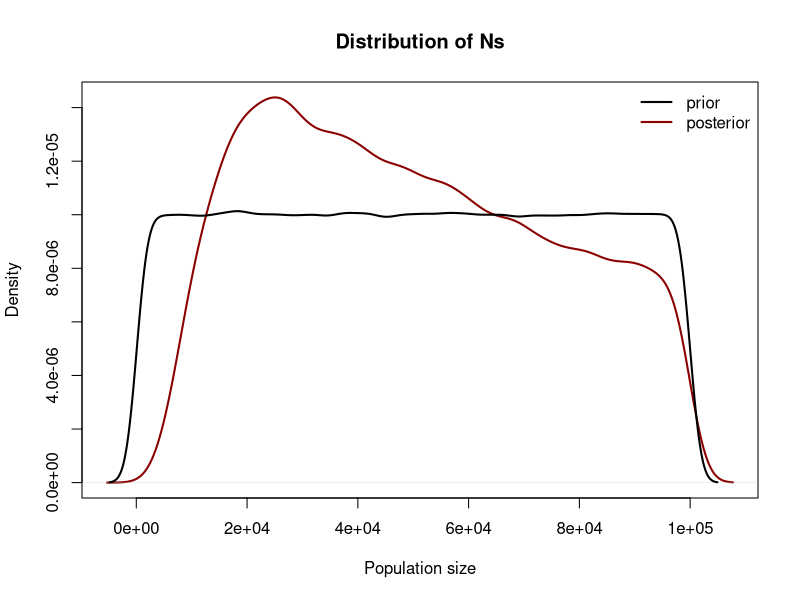
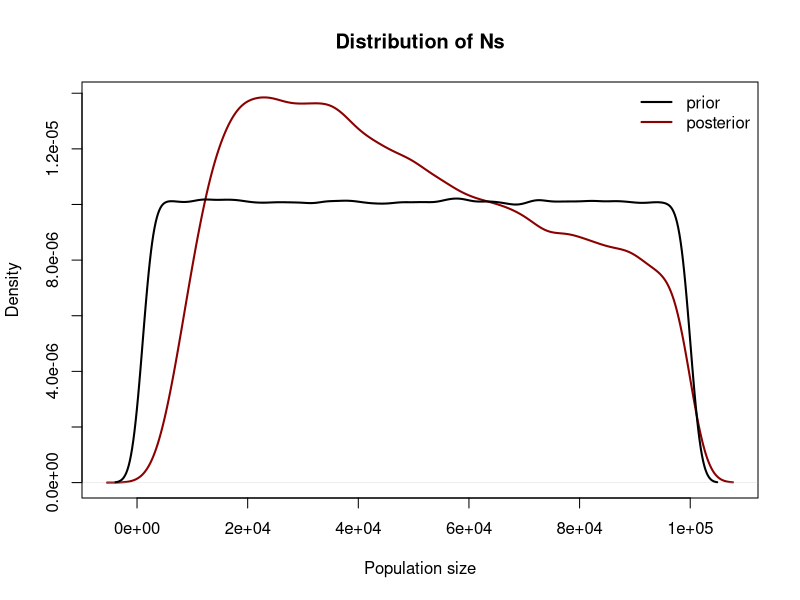
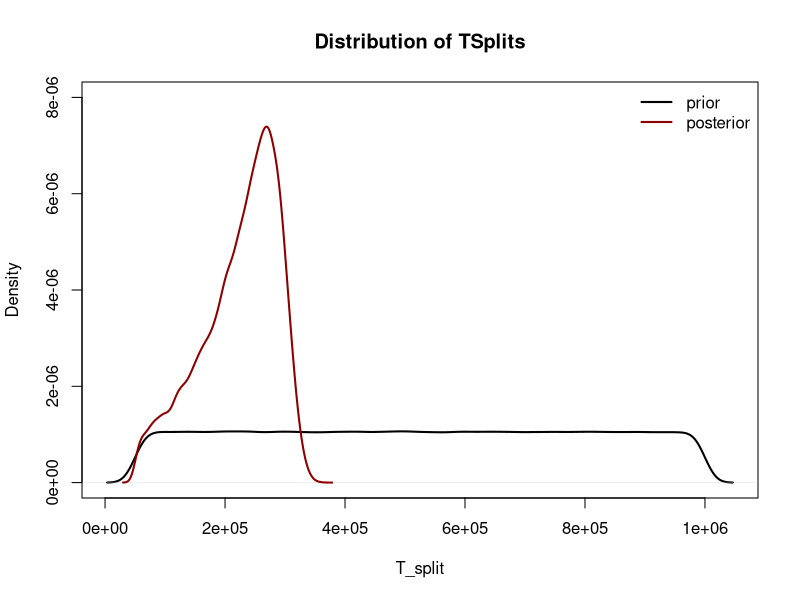
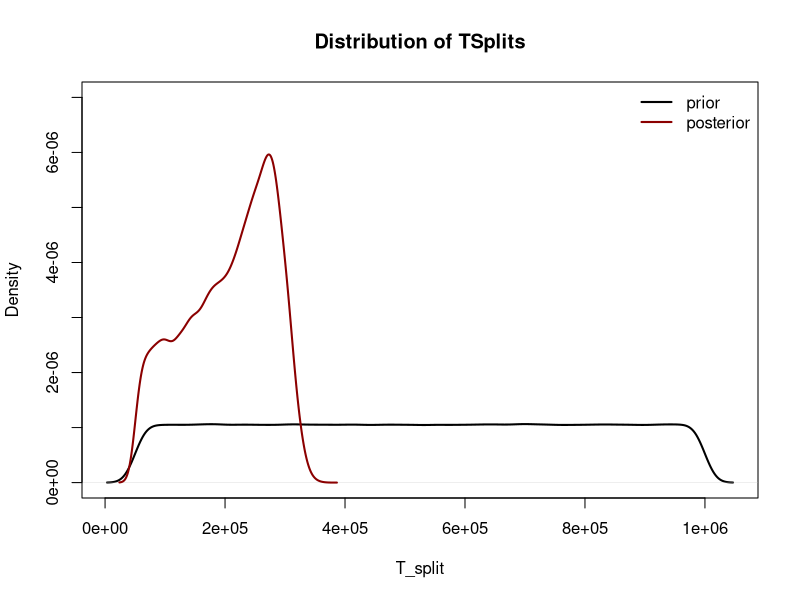
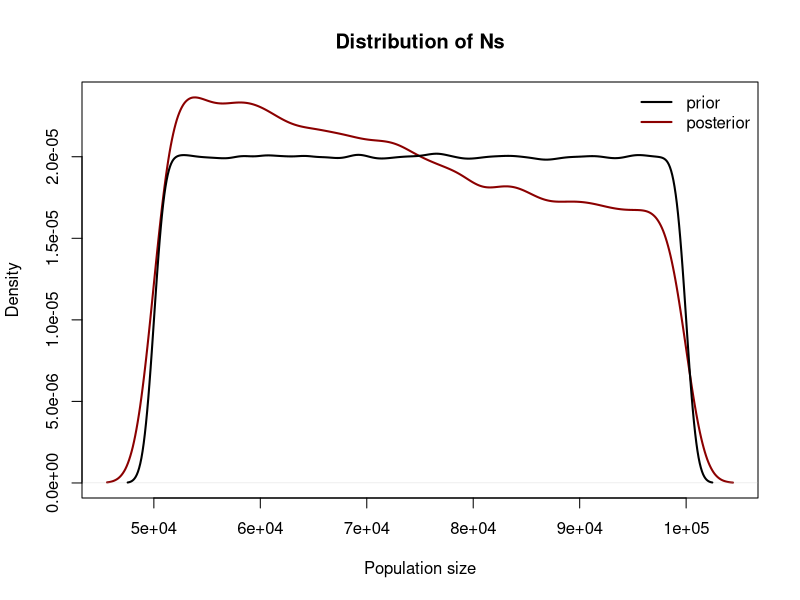
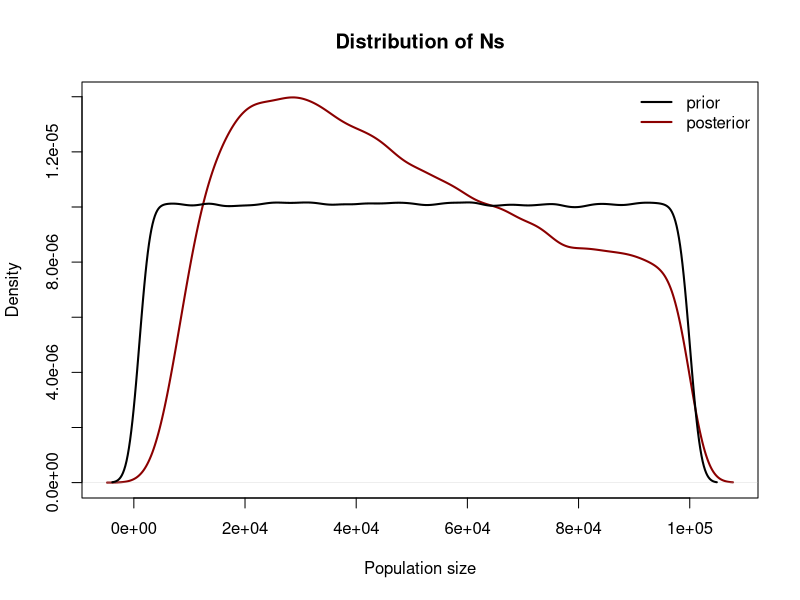
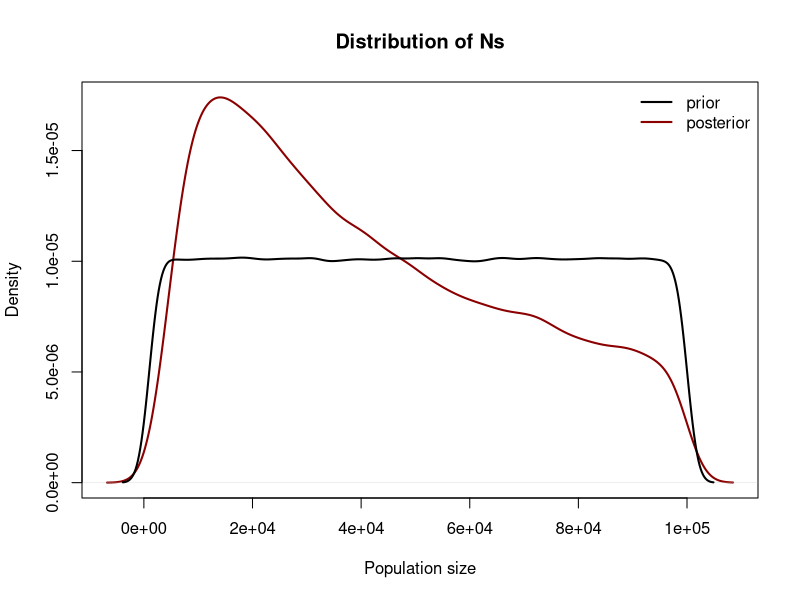

Source code (R) for these figures, in order:
## ---- chunk 1

generate_snp_counts <- function(reps = 1e6, min_n = 100, max_n = 100000, mu = 1e-8, 
                                bps = 100000, autosome = F, observed_snps = 50,
                                num_independent_sites = 1) {
  
  # Part A: Draw Ns from distribution --------
  N <- runif(reps, min_n, max_n)

  # Part B: For each value of N, simulate a TMRCA.
  if(!autosome) {
    rates <- 1/N
  } else { # If an autosome, we are working on estimating 2N- think about this more
    rates <- 1/(2*N*num_independent_sites) 
  }
  coal_times <- rexp(reps, rates)
  net_mutation_rates <- 2*mu*bps*coal_times
  
  # Part C: For each TMRCA, add a Poisson distributed number of mutations
  num_snps <- rpois(reps, net_mutation_rates)
  lineages <- cbind(N, coal_times, num_snps)
  
  # Part D: d) We now need to decide which of the million draws from the priors to accept 
             # i.e. which are "close enough". Here, close enough is defined as 45 - 55
  accept <- subset(lineages, lineages[,3] >= 0.9*observed_snps & lineages[,3] <= 1.1*observed_snps)
  
  # Return
  return(list("all" = data.frame(lineages), "accepted" = data.frame(accept)))
}
## ---- chunk 2
reps <- 1e6
min <- 100; max <- 100000
mu <- 1e-8
bps <- 100000

q1_full <- generate_snp_counts(reps = reps, min_n = min, max_n = max, mu = mu, bps = bps, 
                               autosome = F, observed_snps = 50)
q1_prior <- q1_full$all
q1_posterior <- q1_full$accepted
## ---- chunk 3
# Make sure the prior was set up well ---------
# N should be distributed between 100 and 100000
min(q1_prior$N); max(q1_prior$N)
# mean of uniform = (min+max)/2
mean(q1_prior$N); (min+max)/2

# Mean of coal_time should be mean of N- not sure this is also expected SD since it's 
# sampling from a range
mean(q1_prior$coal_times); sd(q1_prior$coal_times)

# Mean number of SNPs should be equal to 2*N*mu*bps
mean(q1_prior$num_snps); mean(2*mu*q1_prior$N*bps)


# Make sure that we accepted the right things -------
# Should be between 45 and 55-
min(q1_posterior$num_snps); max(q1_posterior$num_snps)

# Percent of rows we accepted-
nrow(q1_posterior)/nrow(q1_prior)
## ---- chunk 4
combined_density_plot <- function(xx) {
  all <- xx$all
  accepts <- xx$accepted
  
  plot(density(accepts[,"N"]), main = "Distribution of Ns", xlab = "Population size", 
       col = "darkred", lwd = 2)
  lines(density(all[,"N"]), lwd = 2)
  legend("topright", lty = 1, col = c("black", "darkred"), legend = c("prior", "posterior"), 
       bty = "n", lwd = 2)
}

## ---- chunk 5
combined_density_plot(q1_full)
## ---- chunk 6
# Metrics on accepted Ns
mean(q1_posterior$N)
median(q1_posterior$N)
quantile(q1_posterior$N, c(0.025, 0.975))
## ---- chunk 7
reps <- 1e6
min <- 1000; max <- 100000
mu <- 1e-8
bps <- 100000

q6_full <- generate_snp_counts(reps = reps, min_n = min, max_n = max, mu = mu, bps = bps, 
                               autosome = F, observed_snps = 50)

q6_prior <- q6_full$all
q6_posterior <- q6_full$accepted
## ---- chunk 8
# Make sure the prior was set up well ---------
# N should be distributed between 1000 and 100000
min(q6_prior$N); max(q6_prior$N)
# mean of uniform = (min+max)/2
mean(q6_prior$N); (min+max)/2

# Mean of coal_time should be mean of N- not sure this is also expected SD since it's sampling 
# from a range
mean(q6_prior$coal_times); sd(q6_prior$coal_times)

# Mean number of SNPs should be equal to 2*N*mu*bps
mean(q6_prior$num_snps); mean(2*mu*q6_prior$N*bps)


# Make sure that we accepted the right things -------
# Should be between 45 and 55-
min(q6_posterior$num_snps); max(q6_posterior$num_snps)

# Percent of rows we accepted-
nrow(q6_posterior)/nrow(q6_prior)
## ---- chunk 9
combined_density_plot(q6_full)
## ---- chunk 10
# Metrics on accepted Ns
mean(q6_posterior$N)
median(q6_posterior$N)
quantile(q6_posterior$N, c(0.025, 0.975))
## ---- chunk 11
reps <- 1e6
min <- 50000
max <- 1000000
t_splits <- runif(reps, min, max)
## ---- chunk 12
N_anc <- 100000
rate <- 1/(N_anc) # Only 1 Y chromosome in males...
coal_times_pre_split <- rexp(reps, rate)

length(coal_times_pre_split) == length(t_splits)

net_coal_times <- coal_times_pre_split + t_splits
## ---- chunk 13
mu <- 1e-8
bps <- 100000
net_mutation_rates <- 2*mu*net_coal_times*bps
num_snps <- rpois(reps, net_mutation_rates)

q2_3_lineages <- data.frame(cbind(t_splits, net_coal_times, num_snps))

# Sanity check: confirm that all net_coal_times - t_splits == coal_times_pre_split
ttt <- round(q2_3_lineages$net_coal_times-q2_3_lineages$t_splits)
all(ttt == round(coal_times_pre_split))
rm(ttt)
## ---- chunk 14
# Subset to q2_3_lineages that have between 550 and 650 SNPs
q2_3_accepts <- subset(q2_3_lineages, q2_3_lineages$num_snps > 549 & q2_3_lineages$num_snps < 651)
## ---- chunk 15
plot(density(q2_3_lineages$t_splits), ylim = c(0, 0.000008), lwd = 2, xlab = "T_split", 
     main = "Distribution of TSplits")
lines(density(q2_3_accepts$t_splits), lwd = 2, col = "darkred")
legend("topright", lty = 1, col = c("black", "darkred"), legend = c("prior", "posterior"), 
       bty = "n", lwd = 2)
## ---- chunk 16
mean(q2_3_accepts$t_splits)
median(q2_3_accepts$t_splits)
## ---- chunk 17
quantile(q2_3_accepts[,1], probs = c(0.025, 0.975))
## ---- chunk 18
reps <- 1e6
min <- 50000
max <- 1000000
t_splits <- runif(reps, min, max)

N_anc <- runif(reps, min = 1000, max = 1000000) # This is different from above
rates <- 1/(N_anc) # Only 1 Y chromosome in males...
coal_times_pre_split <- rexp(reps, rates)

length(coal_times_pre_split) == length(t_splits)

coal_times <- coal_times_pre_split + t_splits

mu <- 1e-8
bps <- 100000
net_mutation_rates <- 2*mu*coal_times*bps
num_snps <- rpois(reps, net_mutation_rates)

q2_8_lineages <- data.frame(cbind(t_splits, coal_times, num_snps))
q2_8_accepts <- subset(q2_8_lineages, q2_8_lineages$num_snps > 549 & q2_8_lineages$num_snps < 651)

plot(density(q2_8_lineages$t_splits), ylim = c(0, 0.000007), lwd = 2, xlab = "T_split", 
     main = "Distribution of TSplits")
lines(density(q2_8_accepts$t_splits), lwd = 2, col = "darkred")
legend("topright", lty = 1, col = c("black", "darkred"), legend = c("prior", "posterior"), 
       bty = "n", lwd = 2)

## ---- chunk 19
print("mean of TSplit when N known"); mean(q2_3_accepts$t_splits)
print("median of TSplit when N known"); median(q2_3_accepts$t_splits)
print("95CI of TSplit when N known"); quantile(q2_3_accepts$t_splits, probs = c(0.025, 0.975))
## ---- chunk 20
print("mean of TSplit when N unknown"); mean(q2_8_accepts$t_splits)
print("median of TSplit when N unknown"); median(q2_8_accepts$t_splits)
print("95CI of TSplit when N unknown"); quantile(q2_8_accepts$t_splits, probs = c(0.025, 0.975))
## ---- chunk 21
# Draw Ns from distribution --------
reps <- 1e6
min <- 50000; max <- 100000
mu <- 1e-8
bps <- 100000

awful_full <- generate_snp_counts(reps = reps, min_n = min, max_n = max, mu = mu, bps = bps, 
                               autosome = F, observed_snps = 50)

awful_prior <- awful_full$all
awful_posterior <- awful_full$accepted

combined_density_plot(awful_full)
## ---- chunk 22
reps <- 1e6
min <- 1000; max <- 100000
mu <- 1e-8
bps <- 200000

morey_full <- generate_snp_counts(reps = reps, min_n = min, max_n = max, mu = mu, bps = bps, 
                               autosome = F, observed_snps = 100)

morey_prior <- morey_full$all
morey_posterior <- morey_full$accepted

combined_density_plot(morey_full)
## ---- chunk 23
reps <- 1e6
min <- 1000; max <- 100000
mu <- 1e-8
bps <- 100000

auto_full <- generate_snp_counts(reps = reps, min_n = min, max_n = max, mu = mu, bps = bps, 
                               autosome = T, observed_snps = 100, num_independent_sites = 2)

auto_prior <- auto_full$all
auto_posterior <- auto_full$accepted

combined_density_plot(auto_full)
quantile(auto_posterior$N, probs = c(0.025, 0.975))
quantile(morey_posterior$N, probs = c(0.025, 0.975))
